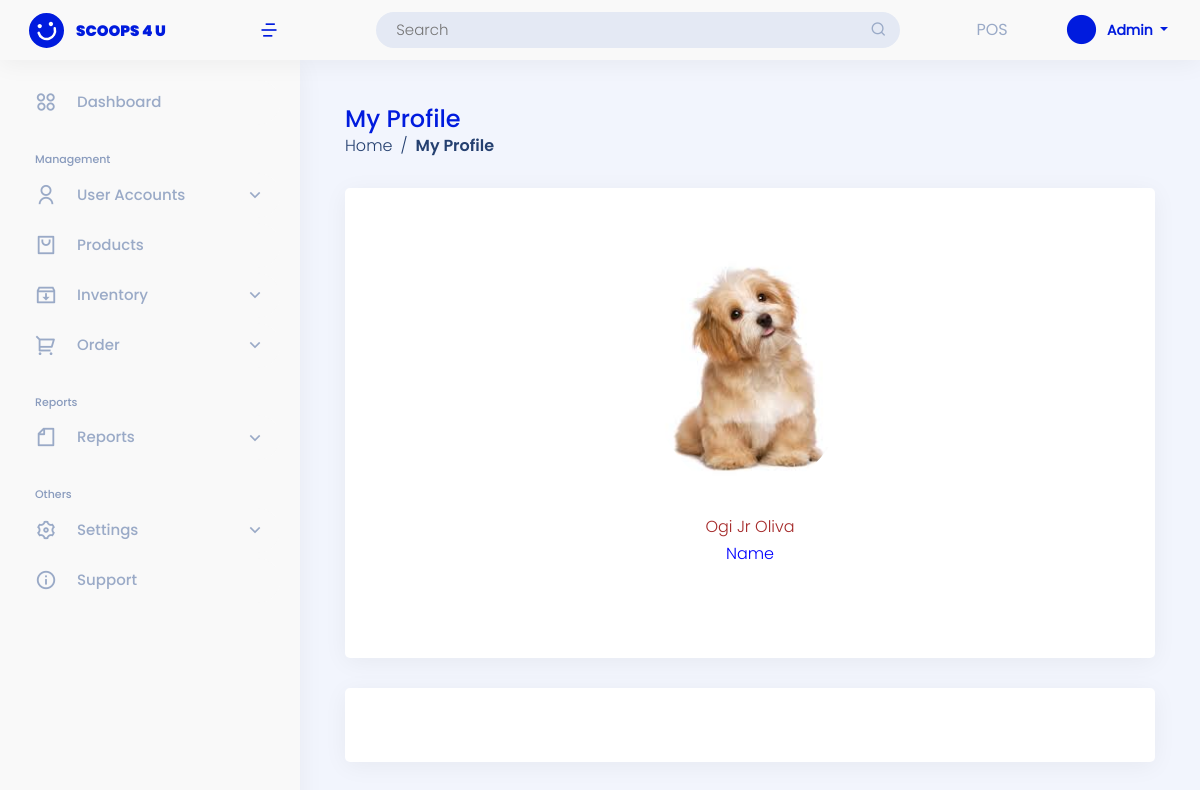
/user-site/My-profile/ (signed in), run on an earlier commit of the app's database.
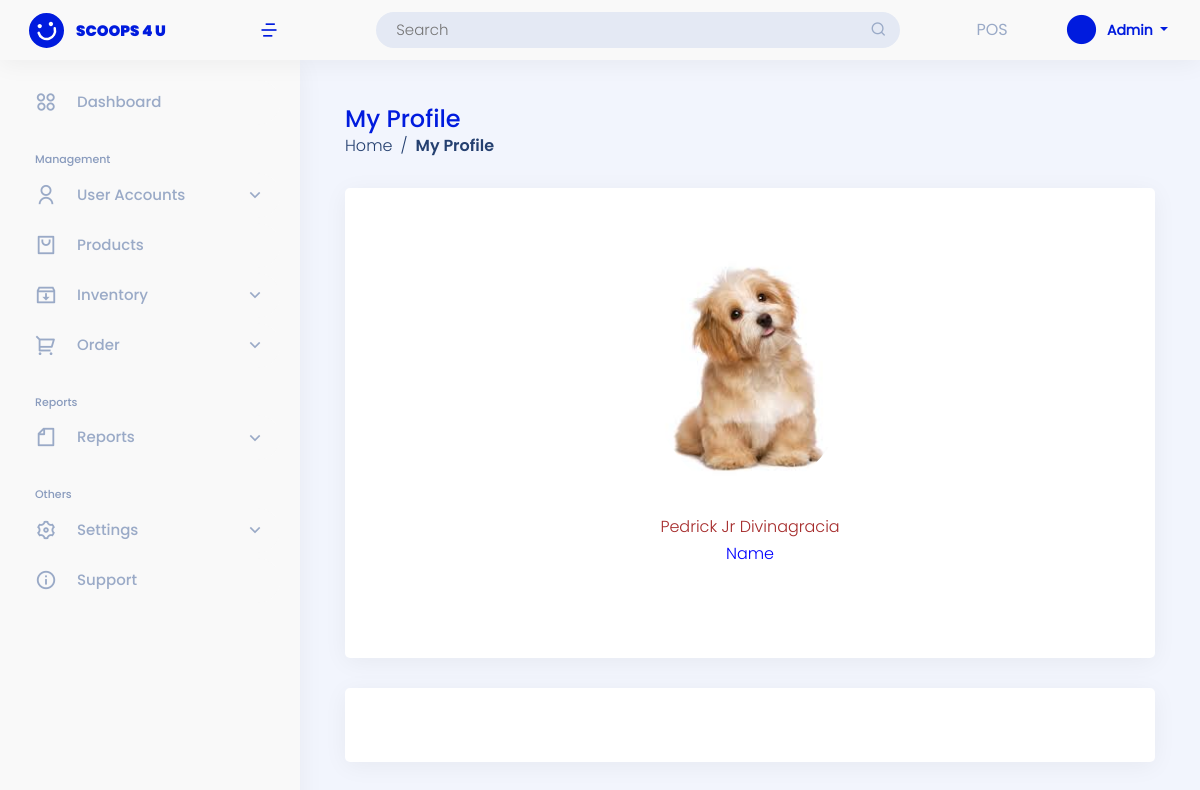
And on a later commit of the database.
### admin_site/models.py (models this page shows, shortened)
class Profile(models.Model):
    list_user = models.CharField(max_length=100, null=False, verbose_name="List User")
    profile_fname = models.CharField(max_length=250, null=False, verbose_name="First Name")
    profile_mname = models.CharField(max_length=250,  null=False, verbose_name="Middle Name")
    profile_lname = models.CharField(max_length=250, null=False, verbose_name="Last Name")
    profile_cnumber = models.BigIntegerField( null=False, verbose_name="Contact Number")
    profile_address = models.TextField(null=False, verbose_name="Address")
    profile_email = models.CharField( max_length=100, null=False, verbose_name="Email Address")
    profile_pic =models.ImageField( upload_to=image_path,null=True, verbose_name='Profile Pic')

### admin_site/views.py (the view)
# urls.py: path('My-profile/', views.my_profile, name='my_profile'),
def my_profile(request):
    current_profile = Profile.objects.filter(list_user = request.user)
    context ={
        'current_profile':current_profile
    }
    return render(request, 'admin_site/profile/my_profile.html',context)

### templates/admin_site/profile/my_profile.html (shortened to what this page needs)
{% extends 'admin_site/base.html' %}
{% block content %}
{% if current_profile %}
    {% for list  in  current_profile %}
<main id="main" class="main mt-5">
    <div class="pagetitle">
        <h1>My Profile</h1>
        <nav>
            <ol class="breadcrumb">
                <li class="breadcrumb-item"><a href="{% url 'admin_site:dashboard'%}">Home</a></li>
                <li class="breadcrumb-item active">My Profile</li>
            </ol>
        </nav>
    </div>
    <section class="section">
        <div class="row">
            <div class="col-lg-12">
                <div class="row">
                    <div class="col-xxl-3 col-md-12 col-xl-12">
                        <div class="card info-card profile-card ">
                                <div class="card-body p-5 profile-card-left mb-4 d-flex align-items-center justify-content-center flex-column">
                                    <div class="img-fluid mb-4">
                                        <img src="/media/{{ list.profile_pic}}" alt="Profile-pic" width="200" class="rounded-circle">
                                    </div>
                                    <div class="profile-name text-center">
                                        <h6 style="text-transform: capitalize; color: brown;"> {{ list.profile_fname }} {{list.profile_mname}} {{list.profile_lname}}</h6>
                                        <h6 style="color: blue;">Name</h6>
                                    </div>
                                </div>
                        </div>
                    </div>
                    <div class="col-xxl-6 col-xl-12">
                        <div class="card info-card profile-info-card">
                                <div class="card-body dash mb-4">
                                </div>
                        </div>
                    </div>
            </div>
        </div>
    </section>
</main>
    {% endfor %}
{% endif %}
{% endblock content %}

What changed in the data, as far as the page shows it:
changed Profile "Jr": profile_fname "Ogi" → "Pedrick"; profile_lname "Oliva" → "Divinagracia"
